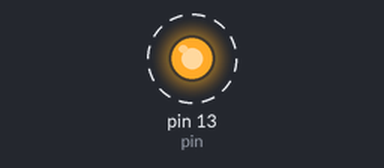
A sketch run on a simulated Arduino Uno, built with avr-gcc and run on an emulated ATmega328P. Shown: output pins drawn as LEDs (lit = HIGH). Dashed ring = blinking.

Above: at 0.5 s.
Timing chart, 0 to 3.0 s (numbered marks = the images above):
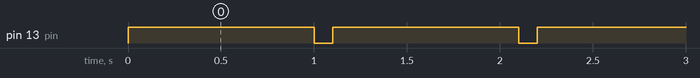

Measured:
- by itself, pin 13 (pin): alternates HIGH for 1.0 s and LOW for 0.10 s

The sketch:

holamundo.ino
```cpp
// El Hola Mundo de Arduino
// Hace parpadear el LED interno de la placa ubicado en el PIN 13.

int pin=13;

void setup() {
     pinMode(pin, OUTPUT);
 }

 void loop() {
   digitalWrite(pin,HIGH);
   delay(1000);
   digitalWrite(pin,LOW);
   delay(100);
 }
```
